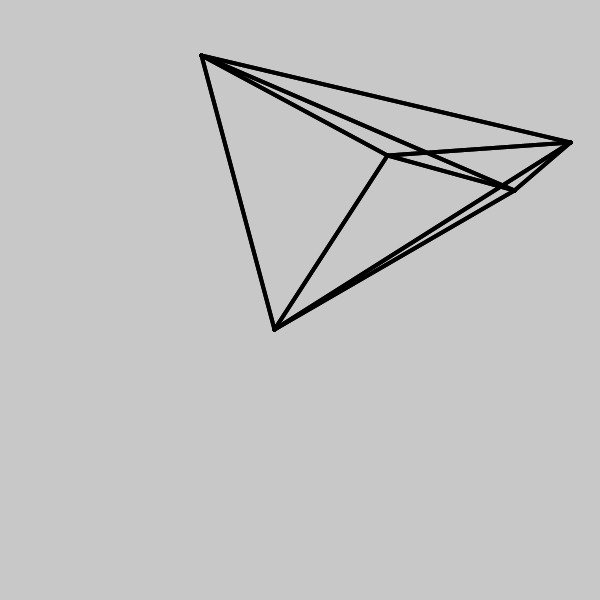
Frame 1 (no input)
Frame 60 (the mouse pressed at the canvas centre just before this capture): identical to frame 1, image omitted
Frame 120 (the mouse held since frame 60 and released just before this capture): identical to frame 1, image omitted

The Processing sketch that drew this single still picture (run headless with seeded random() and noise(); from frame 60 on, the mouse is pressed at the canvas centre):

// Processing sketch: Foundational_Exercise
// ── Foundational_Exercise.pde
int numberOfDots = 5;
float[] xPosition = new float[numberOfDots];
float[] yPosition = new float[numberOfDots];


void setup() {
  size(600, 600);
  randomizePosition();
}

void randomizePosition() {
  for (int i = 0; i < numberOfDots; i++) {
    xPosition[i] = random(0, width);
    yPosition[i] = random(0, height);
  }
}


void draw() {
  strokeWeight(4);
  background(200);
  
  //line(30, 20, 30, 75);
  
  for (int i = 0; i < numberOfDots; i++) {
    point(xPosition[i], yPosition[i]);
    for (int j = 0; j < numberOfDots; j++) {
      point(xPosition[j], yPosition[j]);
      if (j != i) {
        line(xPosition[i], yPosition[i], xPosition[j], yPosition[j]);
      }
    }
    //Line to connect to the mouse
    //line(xPosition[i], yPosition[i], mouseX, mouseY);
  }
  
}

void keyPressed() {
  if (key == ' ') {
    randomizePosition();
  }
}
